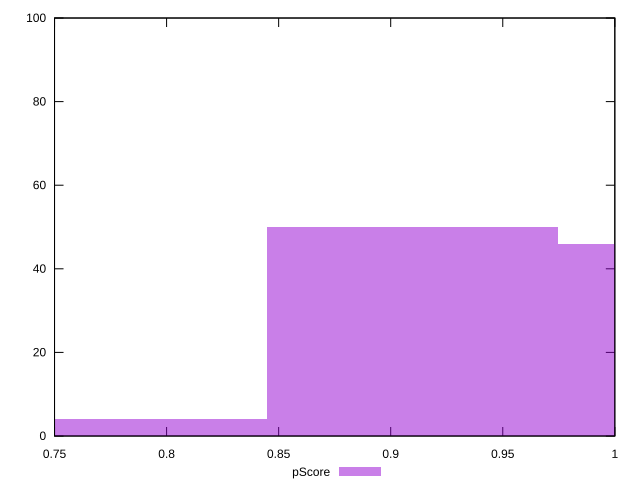

Write the gnuplot code that produced this figure.
reset

$pScore <<EOF
0.90973603481239 50
1.0396983254998742 46
0.7797737441249056 4
EOF

set key outside below
set boxwidth 0.12996229068748427
set xrange [0.75:1]
set yrange [0:100]
set trange [0:100]
set style fill transparent solid 0.5 noborder
set terminal svg size 640, 490 enhanced background rgb 'white'
set output "reprap/unminified-css/samples/pages+cached+noexternal+nomedia/pScore/histogram.svg"

plot $pScore title "pScore" with boxes

reset
